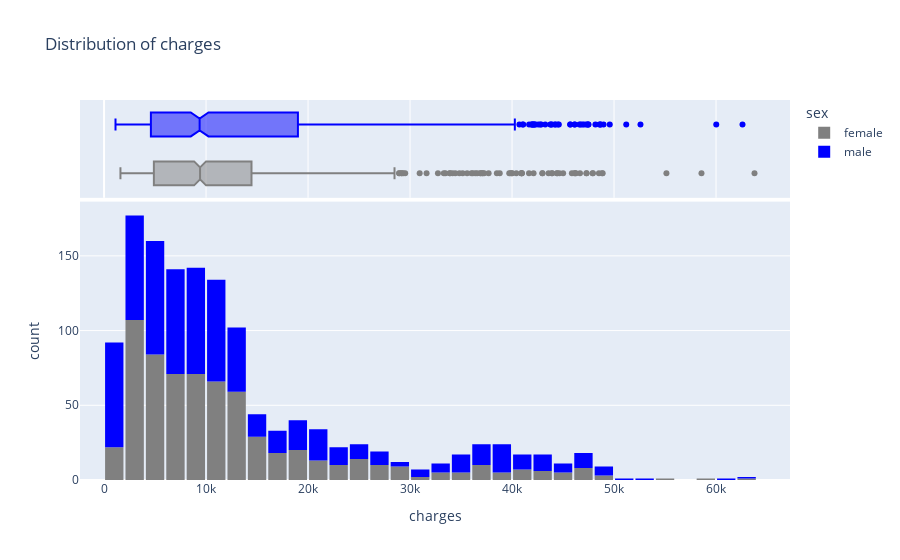

Notebook code for this chart:
### Code cell
fig = px.histogram(
    medical_df,
    x='charges',
    marginal='box',
    color_discrete_sequence =['grey','blue'],
    title='Distribution of charges',
    color='sex',
)
fig.update_layout(bargap = 0.1)
fig.show()

### Figure 1 — Plotly figure (JSON) as saved in the notebook; plotly's stock layout.template omitted (floating-point values rounded to 4 significant figures; data arrays with more than 128 entries replaced by an {"elided": "..."} marker saying what was removed)
{"data": [{"alignmentgroup": "True", "bingroup": "x", "hovertemplate": "sex=female<br>charges=%{x}<br>count=%{y}<extra></extra>", "legendgroup": "female", "marker": {"color": "grey", "pattern": {"shape": ""}}, "name": "female", "offsetgroup": "female", "orientation": "v", "showlegend": true, "type": "histogram", "x": {"elided": "662 float values"}, "xaxis": "x", "yaxis": "y"}, {"alignmentgroup": "True", "hovertemplate": "sex=female<br>charges=%{x}<extra></extra>", "legendgroup": "female", "marker": {"color": "grey"}, "name": "female", "notched": true, "offsetgroup": "female", "showlegend": false, "type": "box", "x": {"elided": "662 float values"}, "xaxis": "x2", "yaxis": "y2"}, {"alignmentgroup": "True", "bingroup": "x", "hovertemplate": "sex=male<br>charges=%{x}<br>count=%{y}<extra></extra>", "legendgroup": "male", "marker": {"color": "blue", "pattern": {"shape": ""}}, "name": "male", "offsetgroup": "male", "orientation": "v", "showlegend": true, "type": "histogram", "x": {"elided": "676 float values"}, "xaxis": "x", "yaxis": "y"}, {"alignmentgroup": "True", "hovertemplate": "sex=male<br>charges=%{x}<extra></extra>", "legendgroup": "male", "marker": {"color": "blue"}, "name": "male", "notched": true, "offsetgroup": "male", "showlegend": false, "type": "box", "x": {"elided": "676 float values"}, "xaxis": "x2", "yaxis": "y2"}], "layout": {"bargap": 0.1, "barmode": "relative", "legend": {"title": {"text": "sex"}, "tracegroupgap": 0}, "title": {"text": "Distribution of charges"}, "xaxis": {"anchor": "y", "domain": [0, 1], "title": {"text": "charges"}}, "xaxis2": {"anchor": "y2", "domain": [0, 1], "matches": "x", "showgrid": true, "showticklabels": false}, "yaxis": {"anchor": "x", "domain": [0, 0.7326], "title": {"text": "count"}}, "yaxis2": {"anchor": "x2", "domain": [0.7426, 1], "matches": "y2", "showgrid": false, "showline": false, "showticklabels": false, "ticks": ""}}}
